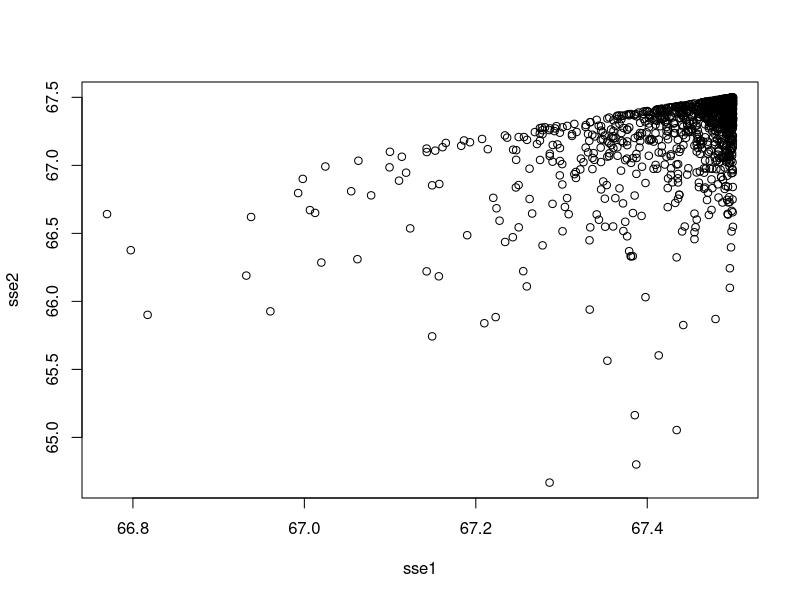
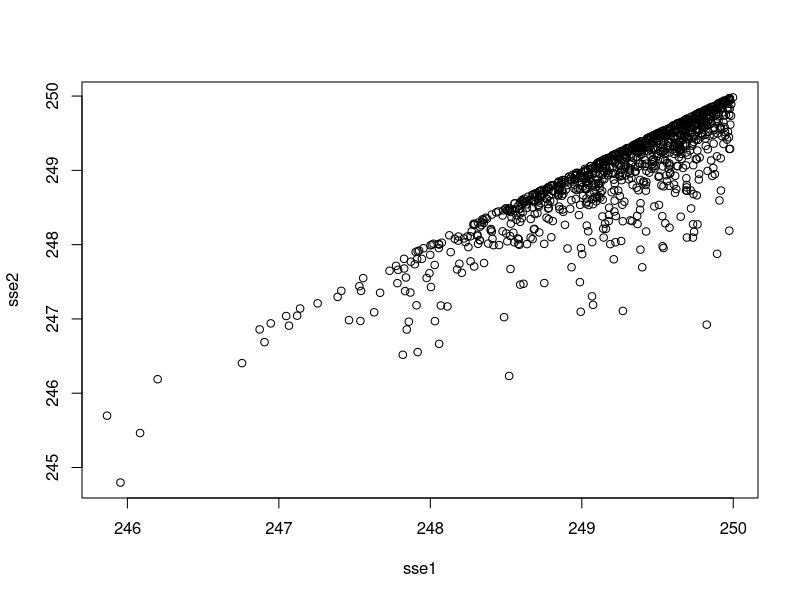
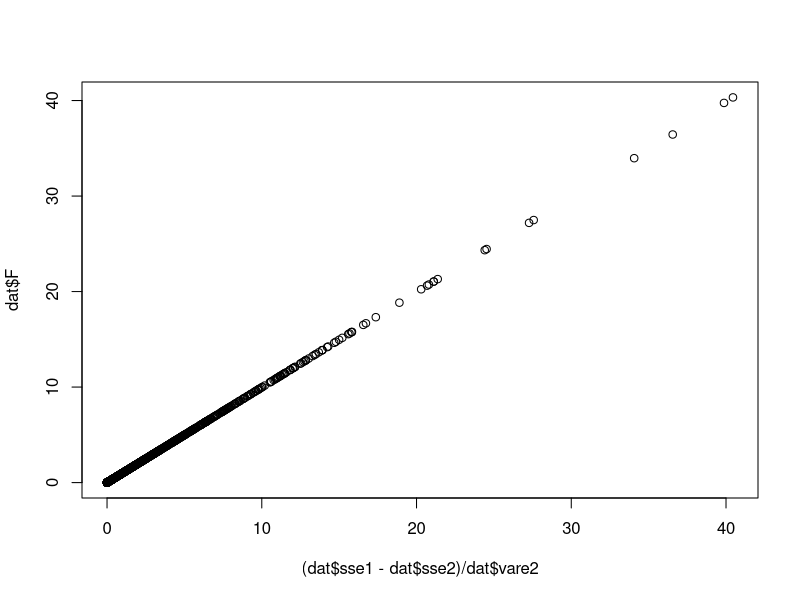

The R source for these figures, in order:
## ---- chunk 1
suppressWarnings(suppressPackageStartupMessages({
	library(dplyr)
	library(knitr)
}))
knitr::opts_chunk$set(warning=FALSE, message=FALSE, cache=TRUE, echo=TRUE)
## ---- chunk 2
gendat <- function(n)
{
	y1 <- rep(0, n)
	y2 <- rep(0, n)
	y1[856:900] <- 1
	y2[901:945] <- 1
	y1[946:1000] <- 1
	y2[946:1000] <- 1
	y3 <- rbinom(n, 1, 0.5)
	return(tibble(y1,y2,y3))
}
## ---- chunk 3
run_sim <- function(i, n=1000)
{
	set.seed(i)
	dat <- gendat(n)
	mod1 <- lm(y1 ~ y2 + y3, dat)
	mod2 <- lm(y1 ~ y2 + y3 + y2*y3, dat)
	amod <- anova(mod1, mod2)
	vare2 <- var(residuals(mod2))
	sse1 <- sum(residuals(mod1)^2)
	sse2 <- sum(residuals(mod2)^2)
	return(list(amod=amod, vare2=vare2, sse1=sse1, sse2=sse2))
}
## ---- chunk 4
l <- lapply(1:1000, function(x) run_sim(x))
## ---- chunk 5
sapply(l, function(x) x$amod$F[2]) %>% mean
sapply(l, function(x) x$amod$F[2]) %>% var
## ---- chunk 6
run_sim2 <- function(i, n=1000)
{
	set.seed(i)
	dat <- tibble(
		y1=rbinom(n, 1, 0.5),
		y2=rbinom(n, 1, 0.5),
		y3=rbinom(n, 1, 0.5)
	)
	mod1 <- lm(y1 ~ y2 + y3, dat)
	mod2 <- lm(y1 ~ y2 + y3 + y2*y3, dat)
	amod <- anova(mod1, mod2)
	vare2 <- var(residuals(mod2))
	sse1 <- sum(residuals(mod1)^2)
	sse2 <- sum(residuals(mod2)^2)
	return(list(amod=amod, vare2=vare2, sse1=sse1, sse2=sse2))
}
l2 <- lapply(1:1000, function(x) run_sim2(x))
sapply(l2, function(x) x$amod$F[2]) %>% mean
sapply(l2, function(x) x$amod$F[2]) %>% var
## ---- chunk 7
dat <- tibble(
	sim = 1:1000,
	F = sapply(l, function(x) x$amod$F[2]),
	vare2 = sapply(l, function(x) x$vare2),
	sse1 = sapply(l, function(x) x$sse1),
	sse2 = sapply(l, function(x) x$sse2)
)
dat2 <- tibble(
	sim = 1:1000,
	F = sapply(l2, function(x) x$amod$F[2]),
	vare2 = sapply(l2, function(x) x$vare2),
	sse1 = sapply(l2, function(x) x$sse1),
	sse2 = sapply(l2, function(x) x$sse2)
)
## ---- chunk 8
plot(sse2 ~ sse1, dat)
## ---- chunk 9
plot(sse2 ~ sse1, dat2)
## ---- chunk 10
plot((dat$sse1-dat$sse2)/dat$vare2, dat$F)
## ---- chunk 11
set.seed(sapply(l, function(x) x$amod$F[2]) %>% which.max)
dat <- gendat(1000)
mod1 <- lm(y1 ~ y2 + y3, dat)
mod2 <- lm(y1 ~ y2 + y3 + y2*y3, dat)
amod <- anova(mod1, mod2)

SSE1 <- sum(residuals(mod1)^2)
SSE2 <- sum(residuals(mod2)^2)
pchisq((SSE1 - SSE2) / (SSE2 / 996), 1, low=F)
pf((SSE1 - SSE2) / (SSE2 / 996), 1, 996, low=F)
## ---- chunk 12
set.seed(sapply(l, function(x) x$amod$F[2]) %>% which.min)
datw <- gendat(1000)
modw1 <- lm(y1 ~ y2 + y3, datw)
modw2 <- lm(y1 ~ y2 + y3 + y2*y3, datw)
amodw <- anova(modw1, modw2)
## ---- chunk 13
est_delta <- function(dat)
{
	n <- nrow(dat)
	obs = table(dat$y1, dat$y2) / nrow(dat) %>% c	
	tab <- with(dat, tapply(y1, list(y2, y3), mean)) %>% c
	return(tibble(
		y1.00 = tab[1],
		y1.10 = tab[2],
		y1.01 = tab[3],
		y1.11 = tab[4],
		delta = y1.00 + y1.11 - y1.10 - y1.01,
		p1 = mean(dat$y1),
		p2 = mean(dat$y2),
		p3 = mean(dat$y3),
		p00 = obs[1],
		p10 = obs[2],
		p01 = obs[3],
		p11 = obs[4],
		D = obs[4] - mean(dat$y1) * mean(dat$y2)
	))
}

# strong interaction
est_delta(dat)

# weak interaction
est_delta(datw)
## ---- chunk 14
# cis-trans
run_sim3 <- function(i, n=1000)
{
	set.seed(i)
	dat <- gendat(n)
	return(est_delta(dat))
}
m <- lapply(1:1000, function(i) run_sim3(i)) %>% bind_rows()

# trans-trans
run_sim4 <- function(i, n=1000)
{
	set.seed(i)
	dat <- tibble(
		y1=rbinom(n, 1, 0.5),
		y2=rbinom(n, 1, 0.5),
		y3=rbinom(n, 1, 0.5)
	)
	return(est_delta(dat))
}
m2 <- lapply(1:1000, function(i) run_sim4(i)) %>% bind_rows()
## ---- chunk 15
mean(m$y1.11)
mean(m$y1.10)
(m$p11/m$p2)[1]
(m$p1 + m$D/m$p2)[1]
## ---- chunk 16
mean(m$y1.00)
mean(m$y1.01)
(m$p1 - m$D/(1-m$p2))[1]
## ---- chunk 17

# Variance of mean(y_1.11)
(sd(m$y1.11) / sqrt(nrow(m)))^2

# According to the formula
mean(m$y1.11) * (1 - mean(m$y1.11)) / mean((m$p2) * (m$p3) * 1000)
